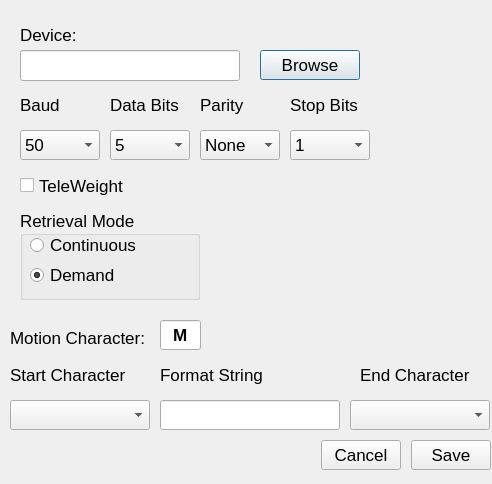
<?xml version="1.0" encoding="UTF-8"?>
<ui version="4.0">
 <class>ScaleSetupDialog</class>
 <widget class="QDialog" name="ScaleSetupDialog">
  <property name="windowModality">
   <enum>Qt::ApplicationModal</enum>
  </property>
  <property name="geometry">
   <rect>
    <x>0</x>
    <y>0</y>
    <width>492</width>
    <height>484</height>
   </rect>
  </property>
  <property name="font">
   <font>
    <pointsize>13</pointsize>
   </font>
  </property>
  <property name="windowTitle">
   <string>Setup Scales</string>
  </property>
  <widget class="QLabel" name="textLabel1">
   <property name="geometry">
    <rect>
     <x>20</x>
     <y>20</y>
     <width>190</width>
     <height>30</height>
    </rect>
   </property>
   <property name="text">
    <string>Device:</string>
   </property>
   <property name="wordWrap">
    <bool>false</bool>
   </property>
  </widget>
  <widget class="QLabel" name="textLabel2">
   <property name="geometry">
    <rect>
     <x>20</x>
     <y>90</y>
     <width>80</width>
     <height>30</height>
    </rect>
   </property>
   <property name="frameShape">
    <enum>QFrame::NoFrame</enum>
   </property>
   <property name="frameShadow">
    <enum>QFrame::Plain</enum>
   </property>
   <property name="text">
    <string>Baud</string>
   </property>
   <property name="wordWrap">
    <bool>false</bool>
   </property>
  </widget>
  <widget class="QLabel" name="textLabel2_2">
   <property name="geometry">
    <rect>
     <x>110</x>
     <y>90</y>
     <width>80</width>
     <height>30</height>
    </rect>
   </property>
   <property name="text">
    <string>Data Bits</string>
   </property>
   <property name="wordWrap">
    <bool>false</bool>
   </property>
  </widget>
  <widget class="QLabel" name="textLabel2_3">
   <property name="geometry">
    <rect>
     <x>200</x>
     <y>90</y>
     <width>80</width>
     <height>30</height>
    </rect>
   </property>
   <property name="text">
    <string>Parity</string>
   </property>
   <property name="wordWrap">
    <bool>false</bool>
   </property>
  </widget>
  <widget class="QComboBox" name="baudCombo">
   <property name="geometry">
    <rect>
     <x>20</x>
     <y>130</y>
     <width>80</width>
     <height>30</height>
    </rect>
   </property>
   <item>
    <property name="text">
     <string>50</string>
    </property>
   </item>
   <item>
    <property name="text">
     <string>75</string>
    </property>
   </item>
   <item>
    <property name="text">
     <string>110</string>
    </property>
   </item>
   <item>
    <property name="text">
     <string>134</string>
    </property>
   </item>
   <item>
    <property name="text">
     <string>150</string>
    </property>
   </item>
   <item>
    <property name="text">
     <string>200</string>
    </property>
   </item>
   <item>
    <property name="text">
     <string>300</string>
    </property>
   </item>
   <item>
    <property name="text">
     <string>600</string>
    </property>
   </item>
   <item>
    <property name="text">
     <string>1200</string>
    </property>
   </item>
   <item>
    <property name="text">
     <string>1800</string>
    </property>
   </item>
   <item>
    <property name="text">
     <string>2400</string>
    </property>
   </item>
   <item>
    <property name="text">
     <string>4800</string>
    </property>
   </item>
   <item>
    <property name="text">
     <string>9600</string>
    </property>
   </item>
   <item>
    <property name="text">
     <string>19200</string>
    </property>
   </item>
   <item>
    <property name="text">
     <string>38400</string>
    </property>
   </item>
   <item>
    <property name="text">
     <string>57600</string>
    </property>
   </item>
   <item>
    <property name="text">
     <string>115200</string>
    </property>
   </item>
   <item>
    <property name="text">
     <string>230400</string>
    </property>
   </item>
  </widget>
  <widget class="QComboBox" name="dataBitCombo">
   <property name="geometry">
    <rect>
     <x>110</x>
     <y>130</y>
     <width>80</width>
     <height>30</height>
    </rect>
   </property>
   <item>
    <property name="text">
     <string>5</string>
    </property>
   </item>
   <item>
    <property name="text">
     <string>6</string>
    </property>
   </item>
   <item>
    <property name="text">
     <string>7</string>
    </property>
   </item>
   <item>
    <property name="text">
     <string>8</string>
    </property>
   </item>
  </widget>
  <widget class="QComboBox" name="parityCombo">
   <property name="geometry">
    <rect>
     <x>200</x>
     <y>130</y>
     <width>80</width>
     <height>30</height>
    </rect>
   </property>
   <item>
    <property name="text">
     <string>None</string>
    </property>
   </item>
   <item>
    <property name="text">
     <string>Odd</string>
    </property>
   </item>
   <item>
    <property name="text">
     <string>Even</string>
    </property>
   </item>
  </widget>
  <widget class="QComboBox" name="stopBitCombo">
   <property name="geometry">
    <rect>
     <x>290</x>
     <y>130</y>
     <width>80</width>
     <height>30</height>
    </rect>
   </property>
   <item>
    <property name="text">
     <string>1</string>
    </property>
   </item>
   <item>
    <property name="text">
     <string>2</string>
    </property>
   </item>
  </widget>
  <widget class="QPushButton" name="browseButton">
   <property name="geometry">
    <rect>
     <x>260</x>
     <y>50</y>
     <width>100</width>
     <height>30</height>
    </rect>
   </property>
   <property name="text">
    <string>Browse</string>
   </property>
  </widget>
  <widget class="QLineEdit" name="devicePathEdit">
   <property name="geometry">
    <rect>
     <x>20</x>
     <y>50</y>
     <width>220</width>
     <height>31</height>
    </rect>
   </property>
  </widget>
  <widget class="QLabel" name="textLabel2_3_2">
   <property name="geometry">
    <rect>
     <x>290</x>
     <y>90</y>
     <width>80</width>
     <height>30</height>
    </rect>
   </property>
   <property name="text">
    <string>Stop Bits</string>
   </property>
   <property name="wordWrap">
    <bool>false</bool>
   </property>
  </widget>
  <widget class="QComboBox" name="startCharCombo">
   <property name="geometry">
    <rect>
     <x>10</x>
     <y>400</y>
     <width>140</width>
     <height>30</height>
    </rect>
   </property>
  </widget>
  <widget class="QPushButton" name="cancelButton">
   <property name="geometry">
    <rect>
     <x>321</x>
     <y>440</y>
     <width>80</width>
     <height>30</height>
    </rect>
   </property>
   <property name="text">
    <string>Cancel</string>
   </property>
  </widget>
  <widget class="QLabel" name="textLabel2_2_2">
   <property name="geometry">
    <rect>
     <x>10</x>
     <y>360</y>
     <width>140</width>
     <height>30</height>
    </rect>
   </property>
   <property name="text">
    <string>Start Character</string>
   </property>
   <property name="wordWrap">
    <bool>false</bool>
   </property>
  </widget>
  <widget class="QLabel" name="textLabel2_2_2_2">
   <property name="geometry">
    <rect>
     <x>360</x>
     <y>360</y>
     <width>130</width>
     <height>30</height>
    </rect>
   </property>
   <property name="text">
    <string>End Character</string>
   </property>
   <property name="wordWrap">
    <bool>false</bool>
   </property>
  </widget>
  <widget class="QPushButton" name="saveButton">
   <property name="geometry">
    <rect>
     <x>411</x>
     <y>440</y>
     <width>80</width>
     <height>30</height>
    </rect>
   </property>
   <property name="text">
    <string>Save</string>
   </property>
  </widget>
  <widget class="QLabel" name="textLabel1_2">
   <property name="geometry">
    <rect>
     <x>160</x>
     <y>360</y>
     <width>181</width>
     <height>30</height>
    </rect>
   </property>
   <property name="text">
    <string>Format String</string>
   </property>
   <property name="wordWrap">
    <bool>false</bool>
   </property>
  </widget>
  <widget class="QLineEdit" name="formatStringEdit">
   <property name="geometry">
    <rect>
     <x>160</x>
     <y>400</y>
     <width>180</width>
     <height>30</height>
    </rect>
   </property>
  </widget>
  <widget class="QComboBox" name="endCharCombo">
   <property name="geometry">
    <rect>
     <x>350</x>
     <y>400</y>
     <width>140</width>
     <height>30</height>
    </rect>
   </property>
  </widget>
  <widget class="QCheckBox" name="teleWeightCheckBox">
   <property name="geometry">
    <rect>
     <x>20</x>
     <y>170</y>
     <width>281</width>
     <height>31</height>
    </rect>
   </property>
   <property name="text">
    <string>TeleWeight</string>
   </property>
  </widget>
  <widget class="Q3ButtonGroup" name="retrievalModeGroup">
   <property name="geometry">
    <rect>
     <x>20</x>
     <y>210</y>
     <width>180</width>
     <height>90</height>
    </rect>
   </property>
   <property name="title">
    <string>Retrieval Mode</string>
   </property>
   <widget class="QRadioButton" name="continuousRadio">
    <property name="geometry">
     <rect>
      <x>10</x>
      <y>20</y>
      <width>160</width>
      <height>30</height>
     </rect>
    </property>
    <property name="text">
     <string>Continuous</string>
    </property>
   </widget>
   <widget class="QRadioButton" name="demandRadio">
    <property name="geometry">
     <rect>
      <x>10</x>
      <y>50</y>
      <width>160</width>
      <height>30</height>
     </rect>
    </property>
    <property name="text">
     <string>Demand</string>
    </property>
    <property name="checked">
     <bool>true</bool>
    </property>
   </widget>
  </widget>
  <widget class="QLineEdit" name="lineEditMotionChar">
   <property name="geometry">
    <rect>
     <x>160</x>
     <y>320</y>
     <width>41</width>
     <height>30</height>
    </rect>
   </property>
   <property name="font">
    <font>
     <weight>75</weight>
     <bold>true</bold>
    </font>
   </property>
   <property name="text">
    <string>M</string>
   </property>
   <property name="alignment">
    <set>Qt::AlignCenter</set>
   </property>
  </widget>
  <widget class="QLabel" name="labelMotionChar">
   <property name="geometry">
    <rect>
     <x>10</x>
     <y>330</y>
     <width>141</width>
     <height>16</height>
    </rect>
   </property>
   <property name="text">
    <string>Motion Character: </string>
   </property>
  </widget>
 </widget>
 <layoutdefault spacing="6" margin="11"/>
 <pixmapfunction>qPixmapFromMimeSource</pixmapfunction>
 <customwidgets>
  <customwidget>
   <class>Q3GroupBox</class>
   <extends>QGroupBox</extends>
   <header>Qt3Support/Q3GroupBox</header>
   <container>1</container>
  </customwidget>
  <customwidget>
   <class>Q3ButtonGroup</class>
   <extends>Q3GroupBox</extends>
   <header>Qt3Support/Q3ButtonGroup</header>
   <container>1</container>
  </customwidget>
 </customwidgets>
 <includes>
  <include location="local">dao/setupdao.h</include>
 </includes>
 <resources/>
 <connections/>
</ui>
